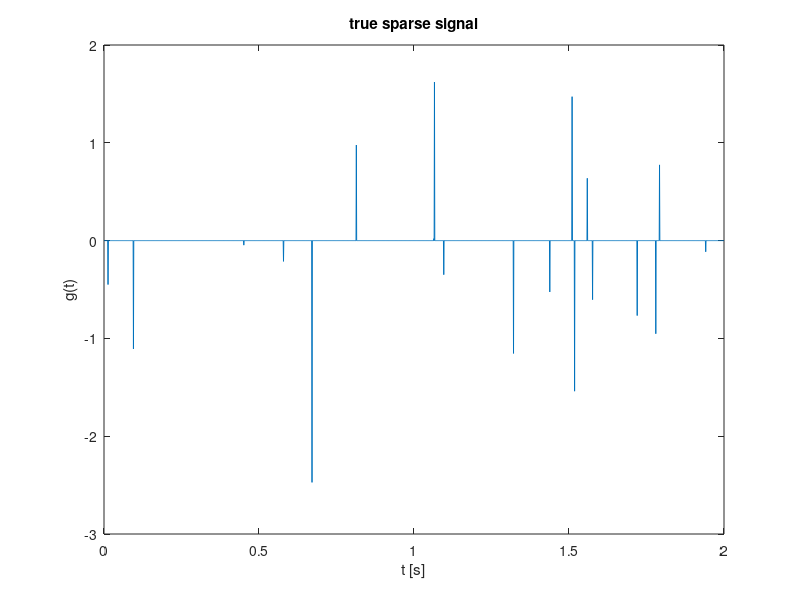
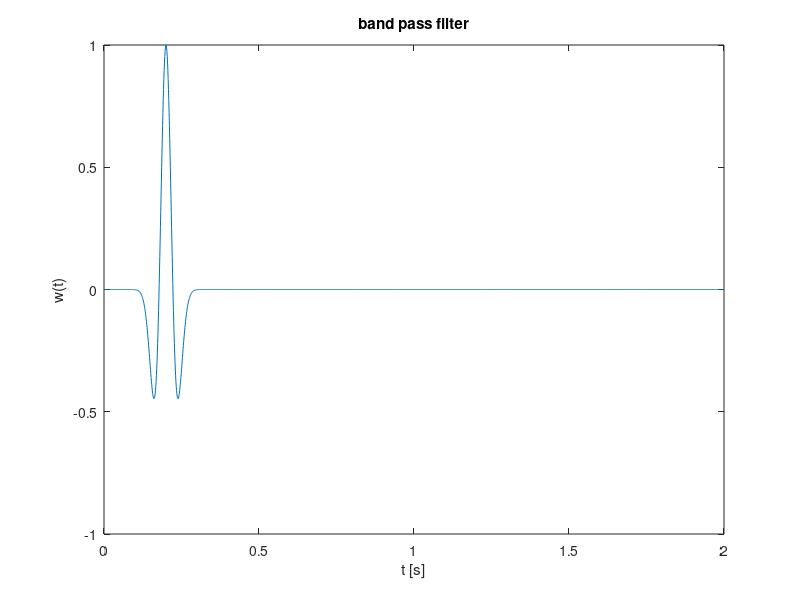

The MATLAB script that drew these images, in order: (Note: this script raises an error after producing the figures.)
%% addpath for PQN working
cd ../../../../../functions;
addpath(genpath(pwd))
cd ../experiments/help_spgl1/modifying/task12illconditioned/convolution/
%stream = RandStream.getGlobalStream;
%reset(stream);


%% problem setting
% time axis
t = [0:.001:2]';
N = length(t);

% true signal g has approx k spikes with random amplitudes
k = 20;
g = zeros(N,1);
g(randi(N,k,1)) = randn(k,1);

% filter
w = (1-2*1e3*(t-.2).^2).*exp(-1e3*(t-.2).^2);

% plot
figure;
plot(t,g);
xlabel('t [s]');ylabel('g(t)');
title('true sparse signal')

figure;
plot(t,w);
xlabel('t [s]');ylabel('w(t)');
title('band pass filter')


% fourier transform of w
wf = fft(w);

% SPOT operator to perform convolution.
C = opDFT(N)'*opDiag(wf)*opDFT(N);
f = C*g;

% plot
figure;
plot(t,f);
xlabel('t [s]');ylabel('f(t)');
title('convolution result')




%% spgl1 and pqnl1
cond(full(C))
    %% lasso
    opts.iterations = 100;
    tau = norm(g,1);
      
    opts.fid = fopen('spg','w');
    [x_spg,r_spg,g_spg,info_spg] = spgl1(C, f, tau, [], zeros(size(g)), opts);
    
    opts.fid = fopen('pqn','w');
    [x_pqn,r_pqn,g_pqn,info_pqn] = pqnl1_2(C, f, tau, [], zeros(size(g)), opts);

    h = figure; 
    subplot(3,1,1); plot(g); title('original sparse signal')
    subplot(3,1,2); plot(x_spg);title('x_spg')
    subplot(3,1,3); plot(x_pqn);title('x_pqn')
    save(h,'deconvolution result')
  



    

